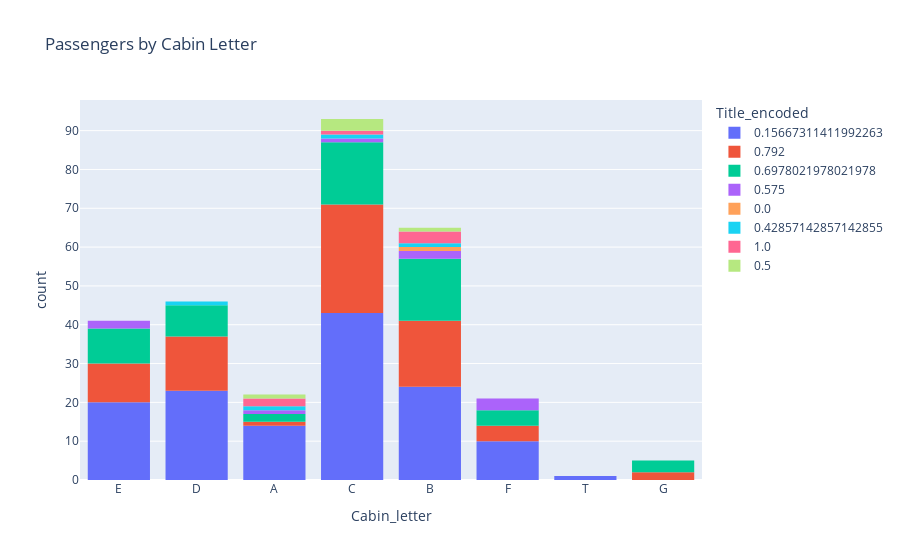

The notebook cell this image was saved under:
### Code cell
fig = px.histogram(combined, x='Cabin_letter', color='Title_encoded', title='Passengers by Cabin Letter')
fig.show()

### Figure 1 — Plotly figure (JSON) as saved in the notebook; plotly's stock layout.template omitted (floating-point values rounded to 4 significant figures; data arrays with more than 128 entries replaced by an {"elided": "..."} marker saying what was removed)
{"data": [{"bingroup": "x", "hovertemplate": "Title_encoded=0.15667311411992263<br>Cabin_letter=%{x}<br>count=%{y}<extra></extra>", "legendgroup": "0.15667311411992263", "marker": {"color": "#636efa", "pattern": {"shape": ""}}, "name": "0.15667311411992263", "orientation": "v", "showlegend": true, "type": "histogram", "x": {"elided": "757 str values"}, "xaxis": "x", "yaxis": "y"}, {"bingroup": "x", "hovertemplate": "Title_encoded=0.792<br>Cabin_letter=%{x}<br>count=%{y}<extra></extra>", "legendgroup": "0.792", "marker": {"color": "#EF553B", "pattern": {"shape": ""}}, "name": "0.792", "orientation": "v", "showlegend": true, "type": "histogram", "x": {"elided": "197 str values"}, "xaxis": "x", "yaxis": "y"}, {"bingroup": "x", "hovertemplate": "Title_encoded=0.6978021978021978<br>Cabin_letter=%{x}<br>count=%{y}<extra></extra>", "legendgroup": "0.6978021978021978", "marker": {"color": "#00cc96", "pattern": {"shape": ""}}, "name": "0.6978021978021978", "orientation": "v", "showlegend": true, "type": "histogram", "x": {"elided": "260 str values"}, "xaxis": "x", "yaxis": "y"}, {"bingroup": "x", "hovertemplate": "Title_encoded=0.575<br>Cabin_letter=%{x}<br>count=%{y}<extra></extra>", "legendgroup": "0.575", "marker": {"color": "#ab63fa", "pattern": {"shape": ""}}, "name": "0.575", "orientation": "v", "showlegend": true, "type": "histogram", "x": [null, null, null, null, null, null, null, null, null, null, null, null, null, null, "F", "F", null, null, "C", "F", null, null, null, "A", null, null, null, null, "E", null, null, null, "B", null, null, null, null, null, null, null, null, null, "B", null, null, null, null, null, null, "E", null, null, null, null, null, null, null, null, null, null, null], "xaxis": "x", "yaxis": "y"}, {"bingroup": "x", "hovertemplate": "Title_encoded=0.0<br>Cabin_letter=%{x}<br>count=%{y}<extra></extra>", "legendgroup": "0.0", "marker": {"color": "#FFA15A", "pattern": {"shape": ""}}, "name": "0.0", "orientation": "v", "showlegend": true, "type": "histogram", "x": [null, null, null, null, null, "B", null, null, null, null, null], "xaxis": "x", "yaxis": "y"}, {"bingroup": "x", "hovertemplate": "Title_encoded=0.42857142857142855<br>Cabin_letter=%{x}<br>count=%{y}<extra></extra>", "legendgroup": "0.42857142857142855", "marker": {"color": "#19d3f3", "pattern": {"shape": ""}}, "name": "0.42857142857142855", "orientation": "v", "showlegend": true, "type": "histogram", "x": ["C", null, null, "B", null, null, "D", "A"], "xaxis": "x", "yaxis": "y"}, {"bingroup": "x", "hovertemplate": "Title_encoded=1.0<br>Cabin_letter=%{x}<br>count=%{y}<extra></extra>", "legendgroup": "1.0", "marker": {"color": "#FF6692", "pattern": {"shape": ""}}, "name": "1.0", "orientation": "v", "showlegend": true, "type": "histogram", "x": ["B", null, "A", "A", "B", "C", "B", null], "xaxis": "x", "yaxis": "y"}, {"bingroup": "x", "hovertemplate": "Title_encoded=0.5<br>Cabin_letter=%{x}<br>count=%{y}<extra></extra>", "legendgroup": "0.5", "marker": {"color": "#B6E880", "pattern": {"shape": ""}}, "name": "0.5", "orientation": "v", "showlegend": true, "type": "histogram", "x": ["C", "B", "A", null, "C", "C"], "xaxis": "x", "yaxis": "y"}], "layout": {"barmode": "relative", "legend": {"title": {"text": "Title_encoded"}, "tracegroupgap": 0}, "title": {"text": "Passengers by Cabin Letter"}, "xaxis": {"anchor": "y", "domain": [0, 1], "title": {"text": "Cabin_letter"}}, "yaxis": {"anchor": "x", "domain": [0, 1], "title": {"text": "count"}}}}
